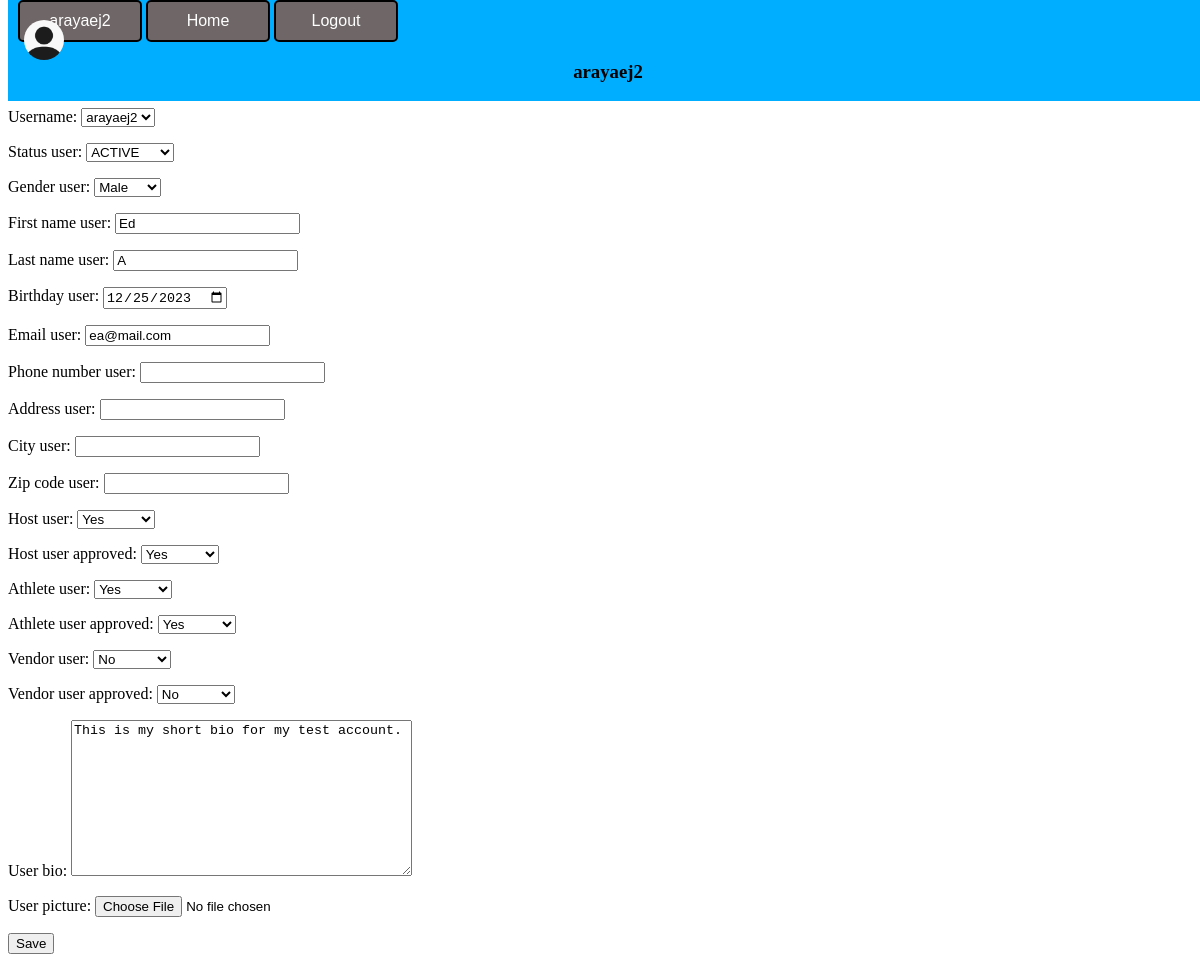
The page /profile/arayaej (signed in) on the database its author committed.
### PlanIFYWOD/models.py (models this page shows, shortened)
class UserAccount(models.Model):
    username = models.OneToOneField(User, null=True, on_delete=models.CASCADE, blank=True, db_column='username')
    user_id_number = models.AutoField(primary_key=True, unique=True)
    status_user = models.CharField(max_length=20, choices=STATUS, default='ACTIVE', null=False, blank=True)
    gender_user = models.CharField(max_length=15, choices=GENDERS, default='Male')
    date_joined_user = models.DateField(null=False, auto_now_add=True, blank=True)
    first_name_user = models.CharField(max_length=25, null=False, blank=True)
    last_name_user = models.CharField(max_length=25, null=False, blank=True)
    birthday_user = models.DateField(null=True, blank=True)
    email_user = models.EmailField(max_length=75, blank=True)
    phone_number_user = models.CharField(max_length=20, blank=True)
    address_user = models.CharField(max_length=100, blank=True)
    city_user = models.CharField(max_length=100, blank=True)
    zip_code_user = models.CharField(max_length=100, blank=True)
    host_user = models.BooleanField(null=True, blank=True)
    host_user_approved = models.BooleanField(null=True, blank=True, default=False)
    athlete_user = models.BooleanField(null=True, blank=True)
    athlete_user_approved = models.BooleanField(null=True, blank=True, default=False)
    vendor_user = models.BooleanField(null=True, blank=True)
    vendor_user_approved = models.BooleanField(null=True, blank=True, default=False)
    user_bio = models.TextField(null=True, max_length=250, blank=True)
    user_picture = models.ImageField(upload_to='profile_img/',null=True, blank=True)

### PlanIFYWOD/views.py (the view)
# urls.py: path('profile/<str:user>', views.userprofile, name='Profile'),
@login_required(login_url='SignIn')
def userprofile(request, user):
    usern = UserAccount.objects.get(username=request.user)
    profile = UserProfileForm(instance=usern)
    if request.method == 'POST':
        profile = UserProfileForm(request.POST, request.FILES, instance=usern)
        if profile.is_valid():
            profile.save()
    return render(request, 'PlanIFYweb/profile.html', {'pagename': request.user,'profile': profile})

### PlanIFYWOD/forms.py
class UserProfileForm(ModelForm):
    class Meta:
        model = UserAccount
        fields = '__all__'
        widgets = {
            'birthday_user' : DateIn(),
            'email_user' : forms.EmailInput()
        }

### PlanIFYWOD/templates/PlanIFYweb/profile.html (shortened to what this page needs)
{% extends 'PlanIFYweb/navbar.html' %}
{% load static %}
{% block content %}
<body>
    <div class="filler">
        <h1 class="filler-text">filler</h1>
    </div>
    <div class="user-profile-info" id="user-profile-info">
        <form class="user-profile-form" id="user-profile-form" method="post" enctype="multipart/form-data">
            {{profile.as_p}}
            <input type="submit" value="Save">
        </form>
    </div>
</body>
{% endblock %}

### PlanIFYWOD/templates/PlanIFYweb/navbar.html (shortened to what this page needs)
{% load static %}
<!DOCTYPE html>
<html>
    <head>
        <link rel="stylesheet" type="text/css" href="{% static '/css/main.css' %}">
    </head>
    {% if user.is_authenticated %}
        <div class="nav-bar">
            <a href="{% url 'Profile' user=user %}"><div class="dashboard-button">{{user}}</div></a>
                {% if profile_pic %}
                    <img src="media/{{ img }}" class="profile-pic" />
                {% else %}
                <img src="{% static '/media/images/generic_avatar.png'  %}" class="profile-pic" />
                {% endif %}
            <a href="{% url 'Home' %}"><div class="dashboard-button">Home</div></a>
            <a href="{% url 'SignOut' %}"><div class="dashboard-button">Logout</div></a>
            <center><h3>{{pagename}}</h3></center>
        </div>
    {% endif %}
    {% block content %}
    {% endblock%}
</html>

### PlanIFYweb/static/css/main.css (style rules this page uses)
div.nav-bar { background-color: rgb(0, 174, 255);; position:fixed; top: 0; width: 100%; overflow: hidden; z-index: 1; }
.profile-pic { position: absolute; left: 16px; top: 20px; width: 40px; height: 40px; border-radius: 50%; }
.filler { margin-top: 50px; }
.filler-text { color: white; }
.dashboard-button { color: white; position: relative; left: 10px; padding: 10px; width: 100px; border: 2px solid; border-radius: 5px; border-color: black; color: white; text-align: center; display: inline-block; background-color: rgb(111, 103, 103); font-family: Arial, Helvetica, sans-serif; }

### rows shown on the page
UserAccount: status_user "ACTIVE", gender_user "Male", first_name_user "Ed", last_name_user "A", birthday_user "12/25/2023", email_user "ea@mail.com", host_user "Yes", host_user_approved "Yes", athlete_user "Yes", athlete_user_approved "Yes", vendor_user "No", vendor_user_approved "No", user_bio "This is my short bio for my test account."

### other values the page prints
{{ user }} "arayaej2"
{{ pagename }} "arayaej2"
